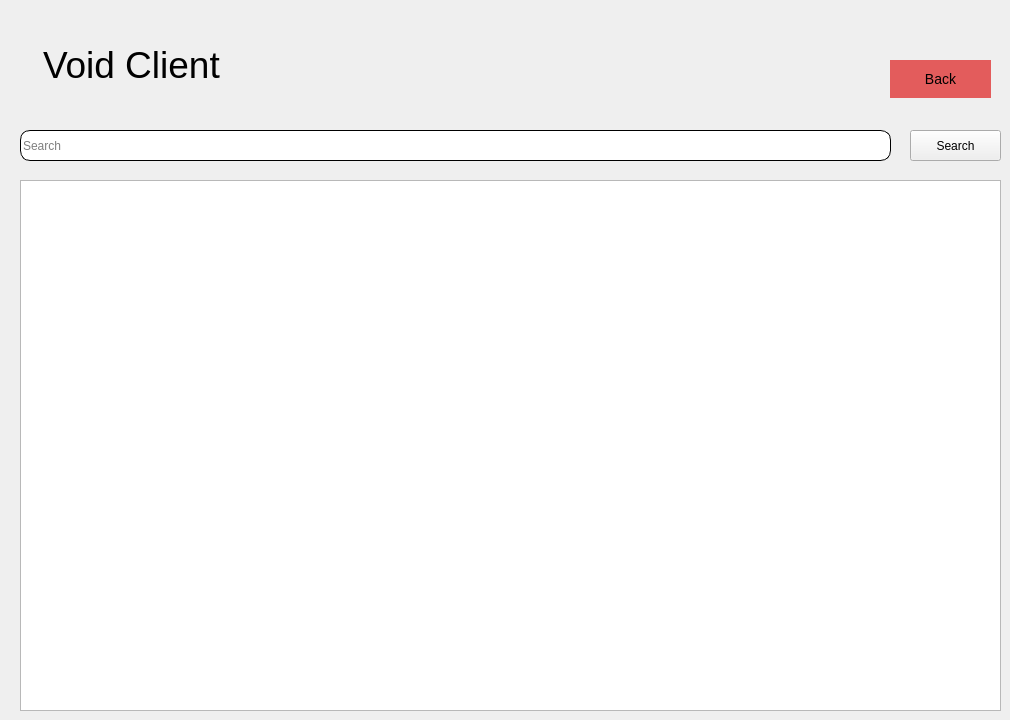
    <widget class="QWidget" name="voidClients">
     <widget class="QLineEdit" name="voidclientSearch">
      <property name="geometry">
       <rect>
        <x>20</x>
        <y>130</y>
        <width>871</width>
        <height>31</height>
       </rect>
      </property>
      <property name="styleSheet">
       <string notr="true">border: 1px solid black;
border-radius: 10px;</string>
      </property>
      <property name="text">
       <string/>
      </property>
      <property name="placeholderText">
       <string>Search</string>
      </property>
     </widget>
     <widget class="QLabel" name="label_13">
      <property name="geometry">
       <rect>
        <x>40</x>
        <y>30</y>
        <width>401</width>
        <height>71</height>
       </rect>
      </property>
      <property name="lineWidth">
       <number>0</number>
      </property>
      <property name="text">
       <string>&lt;html&gt;&lt;head/&gt;&lt;body&gt;&lt;p&gt;&lt;span style=&quot; font-size:28pt;&quot;&gt;Void Client&lt;/span&gt;&lt;/p&gt;&lt;/body&gt;&lt;/html&gt;</string>
      </property>
      <property name="scaledContents">
       <bool>false</bool>
      </property>
      <property name="indent">
       <number>3</number>
      </property>
     </widget>
     <widget class="QTableWidget" name="voidclientsTable">
      <property name="geometry">
       <rect>
        <x>20</x>
        <y>180</y>
        <width>981</width>
        <height>531</height>
       </rect>
      </property>
     </widget>
     <widget class="QPushButton" name="voidBackBtn">
      <property name="geometry">
       <rect>
        <x>890</x>
        <y>60</y>
        <width>101</width>
        <height>38</height>
       </rect>
      </property>
      <property name="styleSheet">
       <string notr="true">QPushButton{
border: none;
background-color: #E35C5C;
font-size: 14px;
}

QPushButton:hover{
	background-color: rgb(211, 79, 79);
	
}</string>
      </property>
      <property name="text">
       <string>Back</string>
      </property>
     </widget>
     <widget class="QPushButton" name="voidclientSearchBtn">
      <property name="geometry">
       <rect>
        <x>910</x>
        <y>130</y>
        <width>91</width>
        <height>31</height>
       </rect>
      </property>
      <property name="text">
       <string>Search</string>
      </property>
      <property name="icon">
       <iconset resource="icons.qrc">
        <normaloff>:/newPrefix/165329.png</normaloff>:/newPrefix/165329.png</iconset>
      </property>
     </widget>
    </widget>
